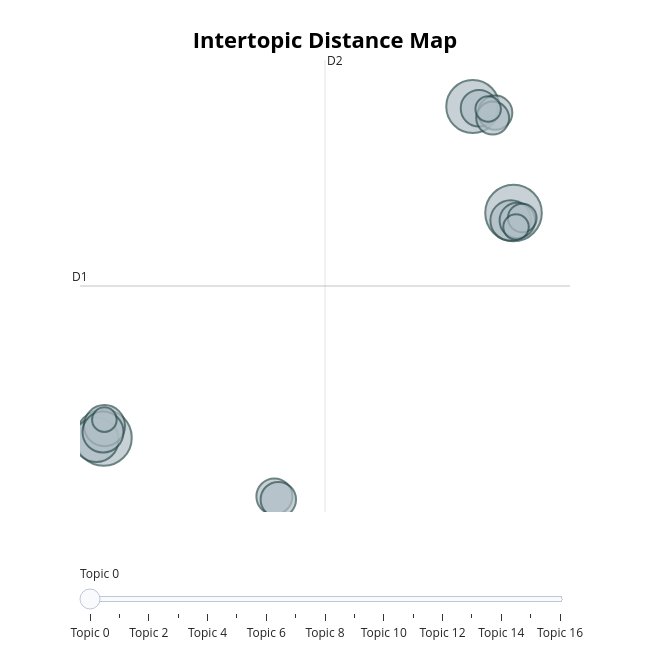

Notebook code for this chart:
### Code cell
topic_model.visualize_topics()

### Figure 1 — Plotly figure (JSON) as saved in the notebook; plotly's stock layout.template omitted (floating-point values rounded to 4 significant figures)
{"data": [{"customdata": [[0, "forgive | someone | forgiveness | hurt | myself", 74], [1, "their | to | should | be | parents", 73], [2, "relationship | marriage | in | is | partner", 65], [3, "violence | ever | defense | war | is", 46], [4, "life | meaning | purpose | faith | suffering", 39], [5, "death | afterlife | beliefs | after | about", 39], [6, "tell | it | is | honesty | to", 38], [7, "happiness | prioritize | happy | own | over", 31], [8, "family | with | who | member | contact", 30], [9, "guilt | guilty | feel | something | healthy", 29], [10, "community | values | my | to | in", 29], [11, "give | charity | wealth | money | to", 27], [12, "environment | environmental | products | meat | harm", 25], [13, "addiction | drinking | an | my | with", 19], [14, "job | stay | stable | to | pursue", 15], [15, "time | for | work | guilty | instead", 15], [16, "control | self | religion | does | body", 14]], "hovertemplate": "<b>Topic %{customdata[0]}</b><br>%{customdata[1]}<br>Size: %{customdata[2]}", "legendgroup": "", "marker": {"color": "#B0BEC5", "line": {"color": "DarkSlateGrey", "width": 2}, "size": [74, 73, 65, 46, 39, 39, 38, 31, 30, 29, 29, 27, 25, 19, 15, 15, 14], "sizemode": "area", "sizeref": 0.04625, "symbol": "circle"}, "mode": "markers", "name": "", "orientation": "v", "showlegend": false, "type": "scatter", "x": [17.77, -5.766, 15.43, -6.196, -5.72, -5.805, 17.6, 15.79, 4.037, 17.99, 4.262, 16.72, 16.57, 18.27, 16.31, 17.91, -5.726], "xaxis": "x", "y": [14.89, -1.522, 22.67, -1.673, -0.6434, -1.109, 14.34, 22.54, -5.819, 14.35, -6.044, 22.22, 21.82, 14.52, 22.48, 13.86, -0.2039], "yaxis": "y"}], "layout": {"annotations": [{"showarrow": false, "text": "D1", "x": -7.125, "y": 9.557, "yshift": 10}, {"showarrow": false, "text": "D2", "x": 6.943, "xshift": 10, "y": 26.06}], "height": 650, "hoverlabel": {"bgcolor": "white", "font": {"family": "Rockwell", "size": 16}}, "legend": {"itemsizing": "constant", "tracegroupgap": 0}, "margin": {"t": 60}, "shapes": [{"line": {"color": "#CFD8DC", "width": 2}, "type": "line", "x0": 6.943, "x1": 6.943, "y0": -6.951, "y1": 26.06}, {"line": {"color": "#9E9E9E", "width": 2}, "type": "line", "x0": -7.125, "x1": 21.01, "y0": 9.557, "y1": 9.557}], "sliders": [{"active": 0, "pad": {"t": 50}, "steps": [{"args": [{"marker.color": [["red", "#B0BEC5", "#B0BEC5", "#B0BEC5", "#B0BEC5", "#B0BEC5", "#B0BEC5", "#B0BEC5", "#B0BEC5", "#B0BEC5", "#B0BEC5", "#B0BEC5", "#B0BEC5", "#B0BEC5", "#B0BEC5", "#B0BEC5", "#B0BEC5"]]}], "label": "Topic 0", "method": "update"}, {"args": [{"marker.color": [["#B0BEC5", "red", "#B0BEC5", "#B0BEC5", "#B0BEC5", "#B0BEC5", "#B0BEC5", "#B0BEC5", "#B0BEC5", "#B0BEC5", "#B0BEC5", "#B0BEC5", "#B0BEC5", "#B0BEC5", "#B0BEC5", "#B0BEC5", "#B0BEC5"]]}], "label": "Topic 1", "method": "update"}, {"args": [{"marker.color": [["#B0BEC5", "#B0BEC5", "red", "#B0BEC5", "#B0BEC5", "#B0BEC5", "#B0BEC5", "#B0BEC5", "#B0BEC5", "#B0BEC5", "#B0BEC5", "#B0BEC5", "#B0BEC5", "#B0BEC5", "#B0BEC5", "#B0BEC5", "#B0BEC5"]]}], "label": "Topic 2", "method": "update"}, {"args": [{"marker.color": [["#B0BEC5", "#B0BEC5", "#B0BEC5", "red", "#B0BEC5", "#B0BEC5", "#B0BEC5", "#B0BEC5", "#B0BEC5", "#B0BEC5", "#B0BEC5", "#B0BEC5", "#B0BEC5", "#B0BEC5", "#B0BEC5", "#B0BEC5", "#B0BEC5"]]}], "label": "Topic 3", "method": "update"}, {"args": [{"marker.color": [["#B0BEC5", "#B0BEC5", "#B0BEC5", "#B0BEC5", "red", "#B0BEC5", "#B0BEC5", "#B0BEC5", "#B0BEC5", "#B0BEC5", "#B0BEC5", "#B0BEC5", "#B0BEC5", "#B0BEC5", "#B0BEC5", "#B0BEC5", "#B0BEC5"]]}], "label": "Topic 4", "method": "update"}, {"args": [{"marker.color": [["#B0BEC5", "#B0BEC5", "#B0BEC5", "#B0BEC5", "#B0BEC5", "red", "#B0BEC5", "#B0BEC5", "#B0BEC5", "#B0BEC5", "#B0BEC5", "#B0BEC5", "#B0BEC5", "#B0BEC5", "#B0BEC5", "#B0BEC5", "#B0BEC5"]]}], "label": "Topic 5", "method": "update"}, {"args": [{"marker.color": [["#B0BEC5", "#B0BEC5", "#B0BEC5", "#B0BEC5", "#B0BEC5", "#B0BEC5", "red", "#B0BEC5", "#B0BEC5", "#B0BEC5", "#B0BEC5", "#B0BEC5", "#B0BEC5", "#B0BEC5", "#B0BEC5", "#B0BEC5", "#B0BEC5"]]}], "label": "Topic 6", "method": "update"}, {"args": [{"marker.color": [["#B0BEC5", "#B0BEC5", "#B0BEC5", "#B0BEC5", "#B0BEC5", "#B0BEC5", "#B0BEC5", "red", "#B0BEC5", "#B0BEC5", "#B0BEC5", "#B0BEC5", "#B0BEC5", "#B0BEC5", "#B0BEC5", "#B0BEC5", "#B0BEC5"]]}], "label": "Topic 7", "method": "update"}, {"args": [{"marker.color": [["#B0BEC5", "#B0BEC5", "#B0BEC5", "#B0BEC5", "#B0BEC5", "#B0BEC5", "#B0BEC5", "#B0BEC5", "red", "#B0BEC5", "#B0BEC5", "#B0BEC5", "#B0BEC5", "#B0BEC5", "#B0BEC5", "#B0BEC5", "#B0BEC5"]]}], "label": "Topic 8", "method": "update"}, {"args": [{"marker.color": [["#B0BEC5", "#B0BEC5", "#B0BEC5", "#B0BEC5", "#B0BEC5", "#B0BEC5", "#B0BEC5", "#B0BEC5", "#B0BEC5", "red", "#B0BEC5", "#B0BEC5", "#B0BEC5", "#B0BEC5", "#B0BEC5", "#B0BEC5", "#B0BEC5"]]}], "label": "Topic 9", "method": "update"}, {"args": [{"marker.color": [["#B0BEC5", "#B0BEC5", "#B0BEC5", "#B0BEC5", "#B0BEC5", "#B0BEC5", "#B0BEC5", "#B0BEC5", "#B0BEC5", "#B0BEC5", "red", "#B0BEC5", "#B0BEC5", "#B0BEC5", "#B0BEC5", "#B0BEC5", "#B0BEC5"]]}], "label": "Topic 10", "method": "update"}, {"args": [{"marker.color": [["#B0BEC5", "#B0BEC5", "#B0BEC5", "#B0BEC5", "#B0BEC5", "#B0BEC5", "#B0BEC5", "#B0BEC5", "#B0BEC5", "#B0BEC5", "#B0BEC5", "red", "#B0BEC5", "#B0BEC5", "#B0BEC5", "#B0BEC5", "#B0BEC5"]]}], "label": "Topic 11", "method": "update"}, {"args": [{"marker.color": [["#B0BEC5", "#B0BEC5", "#B0BEC5", "#B0BEC5", "#B0BEC5", "#B0BEC5", "#B0BEC5", "#B0BEC5", "#B0BEC5", "#B0BEC5", "#B0BEC5", "#B0BEC5", "red", "#B0BEC5", "#B0BEC5", "#B0BEC5", "#B0BEC5"]]}], "label": "Topic 12", "method": "update"}, {"args": [{"marker.color": [["#B0BEC5", "#B0BEC5", "#B0BEC5", "#B0BEC5", "#B0BEC5", "#B0BEC5", "#B0BEC5", "#B0BEC5", "#B0BEC5", "#B0BEC5", "#B0BEC5", "#B0BEC5", "#B0BEC5", "red", "#B0BEC5", "#B0BEC5", "#B0BEC5"]]}], "label": "Topic 13", "method": "update"}, {"args": [{"marker.color": [["#B0BEC5", "#B0BEC5", "#B0BEC5", "#B0BEC5", "#B0BEC5", "#B0BEC5", "#B0BEC5", "#B0BEC5", "#B0BEC5", "#B0BEC5", "#B0BEC5", "#B0BEC5", "#B0BEC5", "#B0BEC5", "red", "#B0BEC5", "#B0BEC5"]]}], "label": "Topic 14", "method": "update"}, {"args": [{"marker.color": [["#B0BEC5", "#B0BEC5", "#B0BEC5", "#B0BEC5", "#B0BEC5", "#B0BEC5", "#B0BEC5", "#B0BEC5", "#B0BEC5", "#B0BEC5", "#B0BEC5", "#B0BEC5", "#B0BEC5", "#B0BEC5", "#B0BEC5", "red", "#B0BEC5"]]}], "label": "Topic 15", "method": "update"}, {"args": [{"marker.color": [["#B0BEC5", "#B0BEC5", "#B0BEC5", "#B0BEC5", "#B0BEC5", "#B0BEC5", "#B0BEC5", "#B0BEC5", "#B0BEC5", "#B0BEC5", "#B0BEC5", "#B0BEC5", "#B0BEC5", "#B0BEC5", "#B0BEC5", "#B0BEC5", "red"]]}], "label": "Topic 16", "method": "update"}]}], "title": {"font": {"color": "Black", "size": 22}, "text": "<b>Intertopic Distance Map</b>", "x": 0.5, "xanchor": "center", "y": 0.95, "yanchor": "top"}, "width": 650, "xaxis": {"anchor": "y", "domain": [0, 1], "range": [-7.125, 21.01], "title": {"text": ""}, "visible": false}, "yaxis": {"anchor": "x", "domain": [0, 1], "range": [-6.951, 26.06], "title": {"text": ""}, "visible": false}}}
